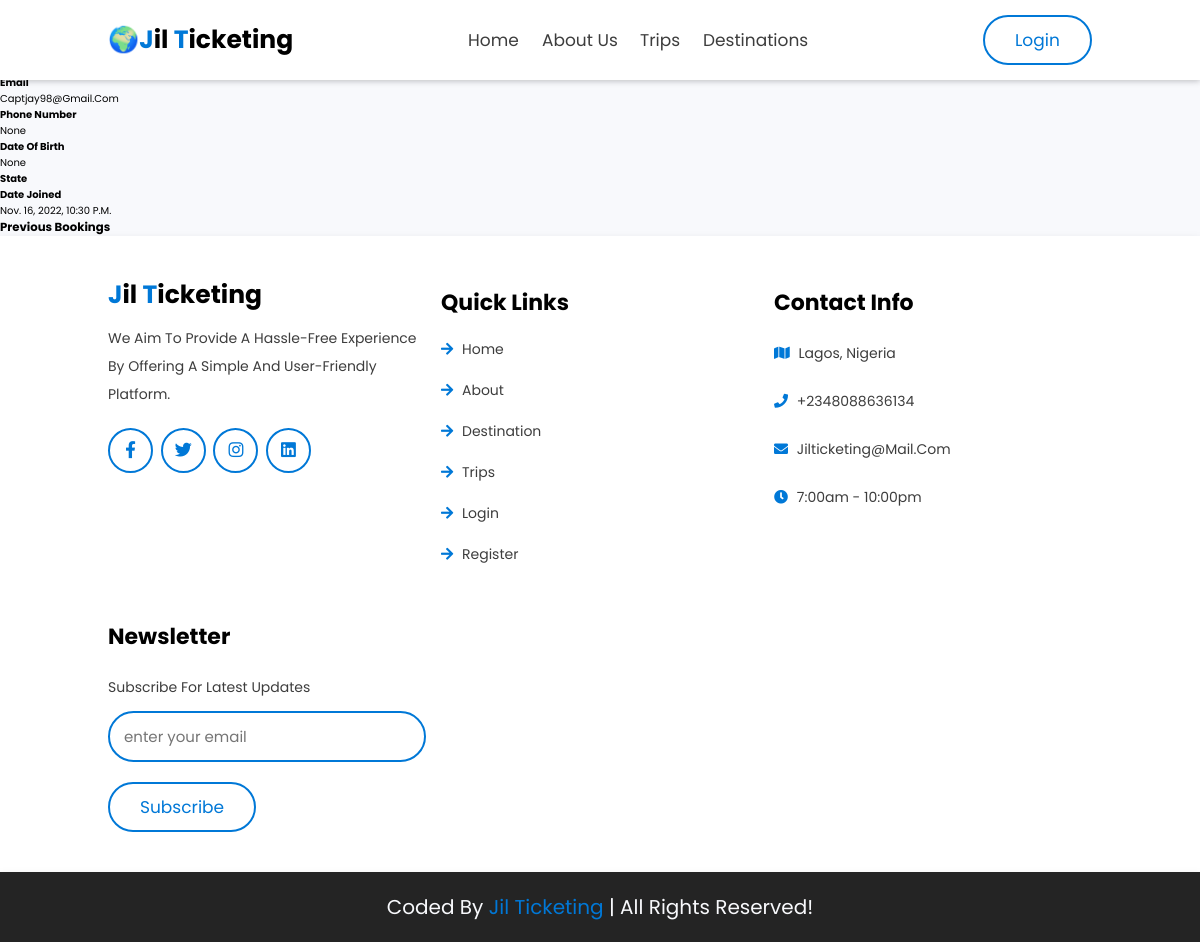
The page /profile (signed in) on the database as committed earlier.
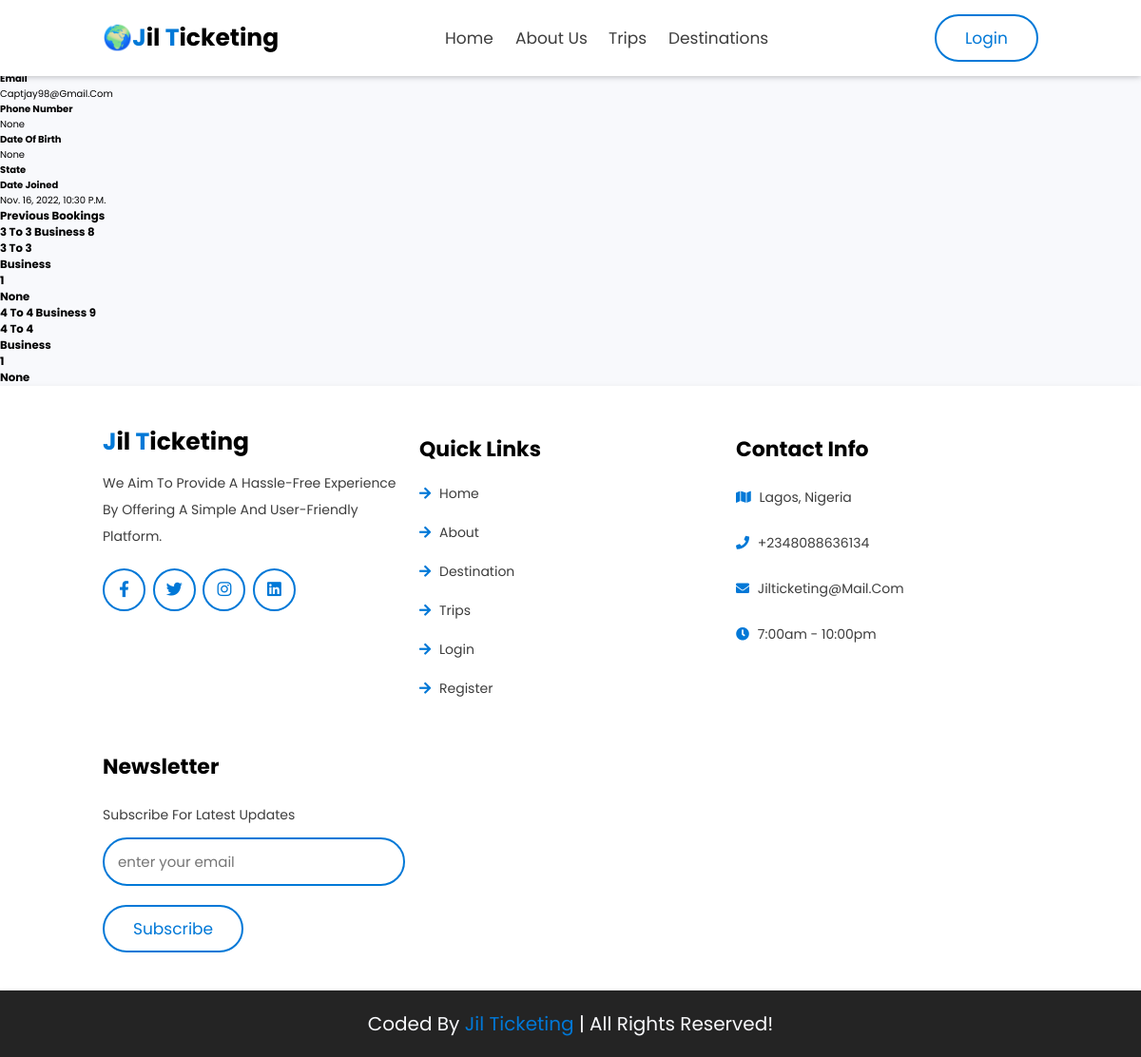
The same page on the database as committed later.
### accounts/models.py (models this page shows, shortened)
class Booking(models.Model):
    user = models.ForeignKey("User", related_name="users", on_delete=models.DO_NOTHING)
    ticket = models.ForeignKey(
        "Ticket", related_name="tickets", on_delete=models.DO_NOTHING
    )
    def __str__(self):
        return f"{self.user}  {self.ticket}"

class User(AbstractBaseUser):
    first_name = models.CharField(verbose_name="first name", max_length=50)
    last_name = models.CharField(verbose_name="last name", max_length=50)
    username = models.CharField(verbose_name="username", max_length=50, unique=True)
    email = models.EmailField(verbose_name="email", max_length=50, unique=True)
    phone_number = models.CharField(
        verbose_name="phone number", max_length=50, blank=True, null=True, unique=True
    )
    date_of_birth = models.DateField(
        verbose_name="Date of Birth", null=True, blank=True
    )
    state = models.CharField(verbose_name="state", max_length=50)
    date_joined = models.DateTimeField(verbose_name="date joined", auto_now_add=True)
    last_login = models.DateField(verbose_name="last login", auto_now=True)
    is_admin = models.BooleanField(default=False)
    is_superuser = models.BooleanField(default=False)
    is_staff = models.BooleanField(default=False)
    is_active = models.BooleanField(default=True)
    hide_email = models.BooleanField(default=True)
    objects = MyAccountManager()
    USERNAME_FIELD = "email"
    REQUIRED_FIELDS = ["username"]
    def __str__(self):
        return self.first_name + " " + self.last_name
    """def profile_image_filename(self):
        return str(self.profile_image)
         [str(self.profile_image).index(f"profile_images/{self.pk}/"):]
    """

class Ticket(models.Model):
    serial_number = models.UUIDField(default=uuid4)
    generated_at = models.DateTimeField(auto_now_add=True)
    expires_at = models.DateTimeField(null=True, blank=True)
    seat = models.IntegerField()
    ticket_type = models.ForeignKey(
        "TicketType", related_name="ticket_types", on_delete=models.DO_NOTHING
    )
    trip = models.ForeignKey("Trip", related_name="trips", on_delete=models.DO_NOTHING)
    def __str__(self):
        return f"{self.trip.departure} to {self.trip.destination}\
                {self.ticket_type.seat_class} {self.id}"

class Trip(models.Model):
    name = models.CharField(max_length=50)
    date = models.DateField()
    seats = models.IntegerField(default=20)
    departure = models.CharField(max_length=50)
    departure_time = models.TimeField(default="00:00:00")
    destination = models.CharField(max_length=50)
    arrival_time = models.TimeField(default="00:00:00")

class TicketType(models.Model):
    seat_class = models.CharField(max_length=50)
    price = models.IntegerField()
    trip = models.ForeignKey("Trip", related_name="trip", on_delete=models.DO_NOTHING)

### accounts/views.py (the view)
# urls.py: path("profile", views.ProfileView, name="profile"),
@login_required(login_url="login")
def ProfileView(request):
    user = request.user
    bookings = Booking.objects.filter(user_id=user.id)
    context = {"bookings": bookings, "user": user}
    return render(request, "accounts/profile.html", context)

### templates/accounts/profile.html (shortened to what this page needs)
{% extends "main.html" %}
{% load static %}
{% block content %}
<h1>{{user.username}} PROFILE</h1>
<h5>Full Name</h5>
<h4>Username</h4>
<p>{{user.username}}</p>
<h4>Email</h4>
<p>{{user.email}}</p>
<h4>Phone Number</h4>
<p>{{user.phone_number}}</p>
<h4>Date of Birth</h4>
<p>{{user.date_of_birth}}</p>
<h4>State</h4>
<h4>Date Joined</h4>
<p>{{user.date_joined}}</p>
<h3> Previous Bookings </h3>
{% for booking in bookings %}
    <h3>{{booking}}</h3>
    <h3>{{booking.ticket.trip.departure}} to {{booking.ticket.trip.destination}}</h3>
    <h3>{{booking.ticket.ticket_type.seat_class}}</h3>
    <h3>{{booking.ticket.seat}}</h3>
    <h3>{{booking.ticket.trip.date}}</h3>
{% endfor %}
 {% endblock content %}

Rows that differ between the two databases and show on the page:
added Booking: user+ticket "3 To 3 Business 8", ticket.trip.departure "3", ticket.trip.destination "3", ticket.ticket_type.seat_class "Business", ticket.seat "1", ticket.trip "None"
added Booking: user+ticket "4 To 4 Business 9", ticket.trip.departure "4", ticket.trip.destination "4", ticket.ticket_type.seat_class "Business", ticket.seat "1", ticket.trip "None"
